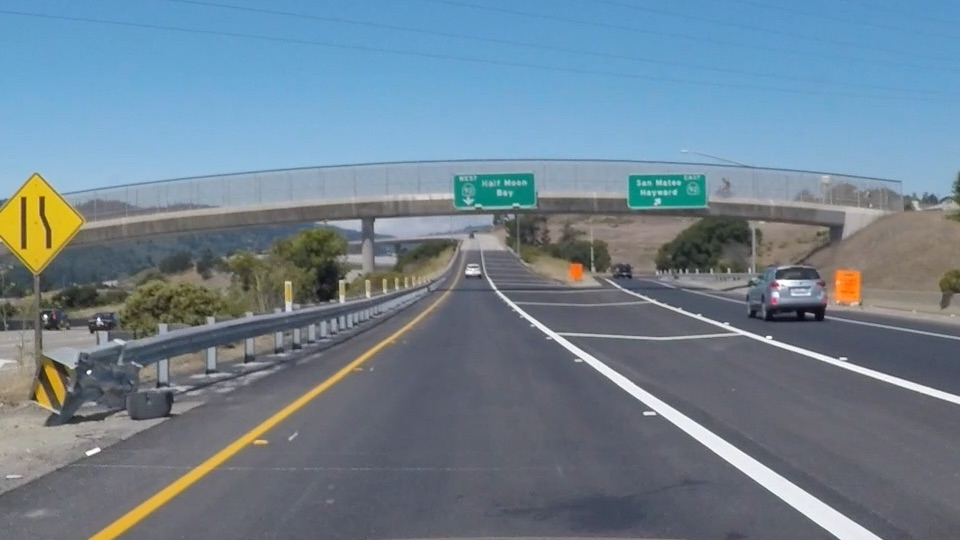
#> input picture 1.Finding Lane Lines Videos/Canny Edges/exit-ramp.jpg, 960 x 540 px
$ python 'Canny Edges.py'
#> lines starting #> are read from the running program, lines starting #| are printed output that depends on the picture; after the words box and inside, x2 and y2 are one past the last pixel; in counts of white or black regions, pixels touching at a corner belong together

# Do all the relevant imports
import matplotlib.pyplot as plt
import matplotlib.image as mpimg
import numpy as np
import cv2

# Read in the image and convert to grayscale
# Note: in the previous example we were reading a .jpg
# Here we read a .png and convert to 0,255 bytescale
image = mpimg.imread('exit-ramp.jpg')
#> image is the input picture: shape (540, 960, 3); mean R, G, B 111.3, 130.2, 144.4
gray = cv2.cvtColor(image,cv2.COLOR_RGB2GRAY)
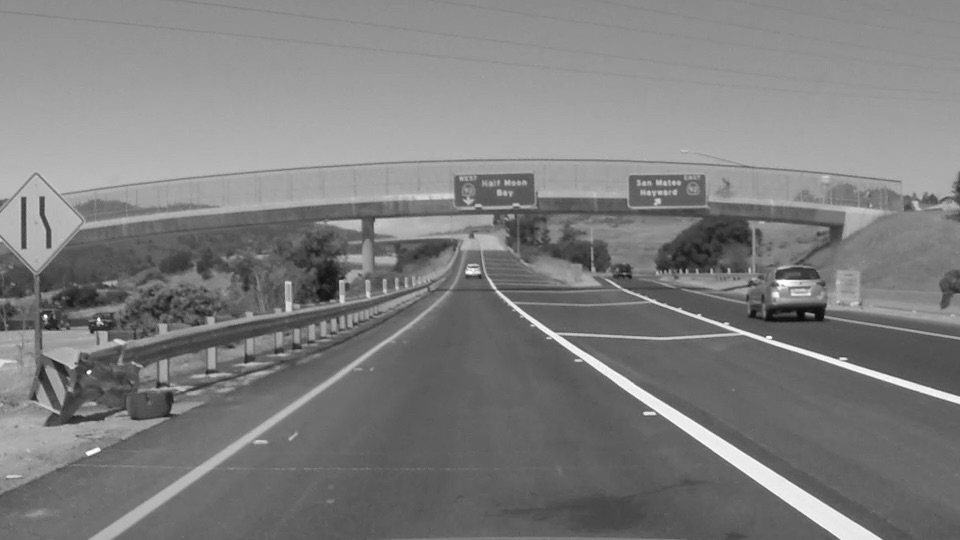
#> gray: shape (540, 960); min 7, max 255, mean 126.2

plt.imshow(gray,cmap='Greys_r')
plt.show()

# Define a kernel size for Gaussian smoothing / blurring
kernel_size = 3 # Must be an odd number (3, 5, 7...)
blur_gray = cv2.GaussianBlur(gray,(kernel_size, kernel_size),0)


plt.imshow(blur_gray,cmap='Greys_r')
plt.show()

# Define our parameters for Canny and run it
low_threshold = 300
high_threshold = 500
edges = cv2.Canny(blur_gray, low_threshold, high_threshold)
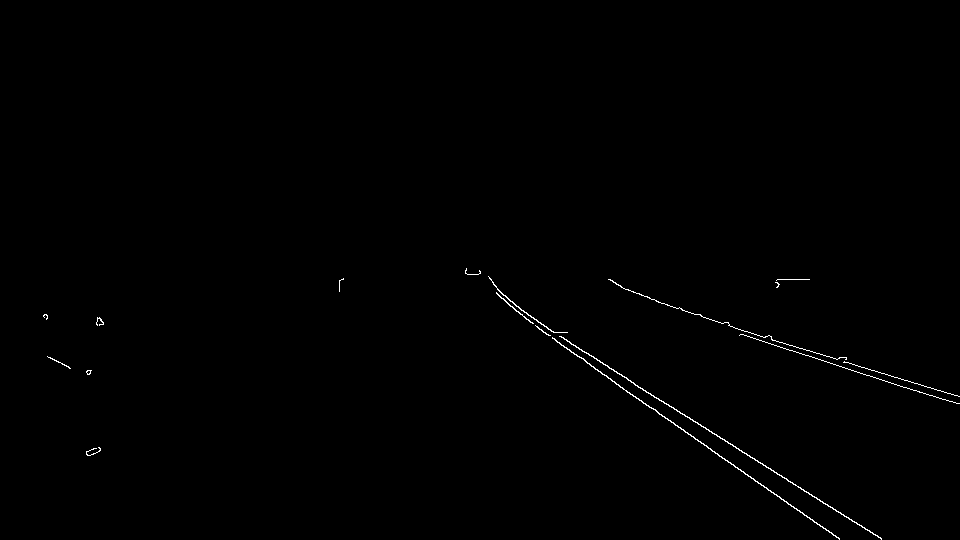
#> edges: shape (540, 960); 0.4% white in thin lines or dots, all inside (x1, y1, x2, y2) = (43, 268, 960, 540)

# Display the image
plt.imshow(edges,cmap='Greys_r')
plt.show()
